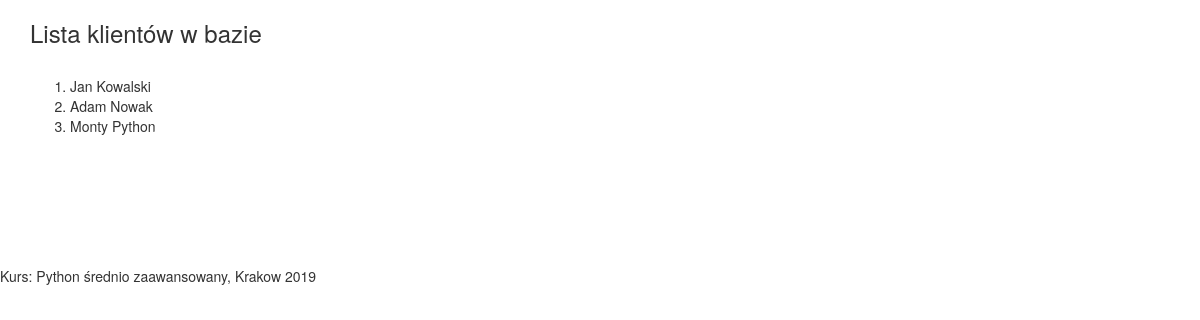
Before: /clients/ with the older database file.
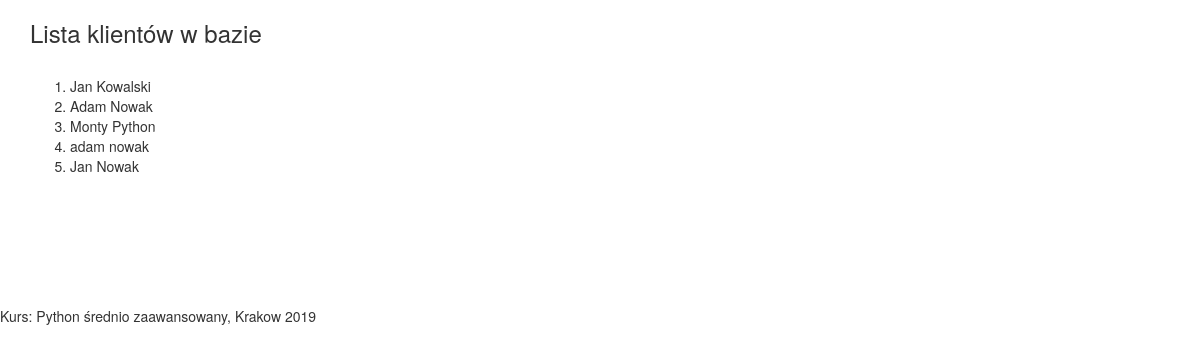
After: the same page with the newer database file.
### models.py (models this page shows, shortened)
class Client(db.Model):
    __tablename__ = 'clients'
    id = db.Column(db.Integer, primary_key=True)
    first_name = db.Column(db.String)
    last_name = db.Column(db.String)
    addresses = db.relationship('Address', back_populates='client')

### views.py (the view)
class ClientView(ListView):
    def get_template_name(self):
        return 'clients.html'
    def get_objects(self):
        return Client.query.all()

### views.py (called while the page is built)
    def render_template(self, context):
        return render_template(self.get_template_name(), **context)

    def dispatch_request(self):
        context = {'clients': self.get_objects()}
        return self.render_template(context)

### templates/clients.html
{% include "header.html" %}
<div class="container">
    <h3>Lista klientów w bazie</h3>
    <br>
    <ol>
        {% for client in clients %}
            <li>{{ client.first_name }} {{ client.last_name }}</li>
        {% else %}
            Brak klientów w bazie
        {% endfor %}
    </ol>
</div>
{% include "footer.html" %}

### templates/header.html (shortened to what this page needs)
<!DOCTYPE html>
<html lang="en">
<head>
    <link rel="stylesheet" href="https://maxcdn.bootstrapcdn.com/bootstrap/3.3.7/css/bootstrap.min.css"
>
</head>
<body>

### templates/footer.html
<br>
<br>
<br>
<br>
<br>
<br>
Kurs: Python średnio zaawansowany, Krakow 2019
</body>
</html>

Changed rows visible on the page:
added Client: first_name "adam", last_name "nowak"
added Client: first_name "Jan", last_name "Nowak"
